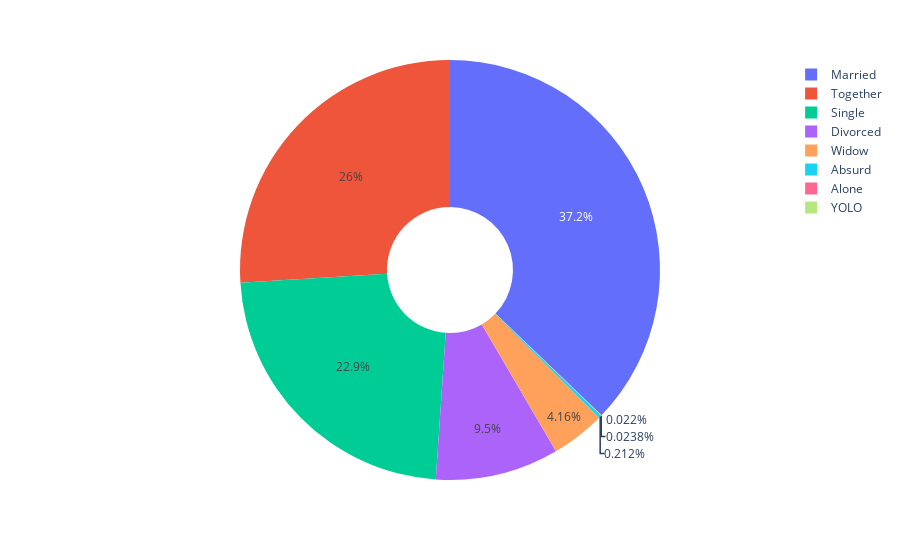

The notebook cell saved with this chart:
### Code cell
#Pie chat to know the percentage of marital status in th household
fig = px.pie(df_m, names='Marital_Status', values='TotalSpent',hole=.3)
fig.show()

### Figure 1 — Plotly figure (JSON) as saved in the notebook; plotly's stock layout.template omitted (floating-point values rounded to 4 significant figures; data arrays with more than 128 entries replaced by an {"elided": "..."} marker saying what was removed)
{"data": [{"domain": {"x": [0, 1], "y": [0, 1]}, "hole": 0.3, "hovertemplate": "Marital_Status=%{label}<br>TotalSpent=%{value}<extra></extra>", "labels": {"elided": "2236 str values"}, "legendgroup": "", "name": "", "showlegend": true, "type": "pie", "values": {"elided": "2236 int values"}}], "layout": {"legend": {"tracegroupgap": 0}, "margin": {"t": 60}}}
